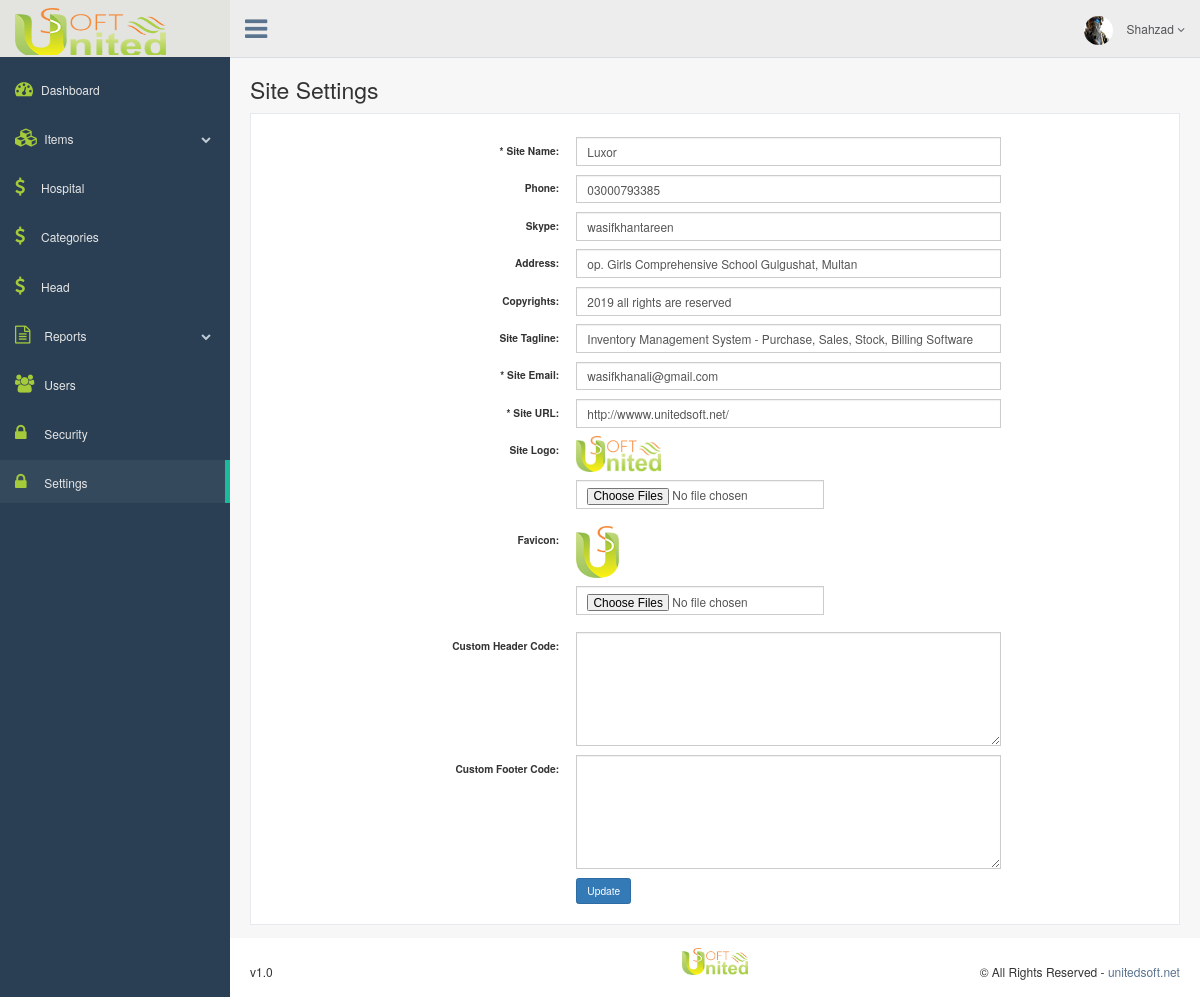
The app's page /site_settings.php (signed in) with its own data.
### tables this page shows
CREATE TABLE `manager` (
  `id` int(11) NOT NULL,
  `full_name` varchar(30) NOT NULL,
  `phone` varchar(20) NOT NULL,
  `site_name` varchar(100) NOT NULL,
  `site_url` varchar(100) NOT NULL,
  `login` varchar(30) NOT NULL,
  `password` varchar(50) NOT NULL,
  `email` varchar(100) NOT NULL,
  `image` varchar(200) NOT NULL,
  `logo` varchar(200) NOT NULL,
  `registeration_date` datetime NOT NULL,
  `admin_type` varchar(30) NOT NULL
);

CREATE TABLE `tbl_site_settings` (
  `id` int(11) NOT NULL,
  `site_name` varchar(250) NOT NULL,
  `site_phone` varchar(30) NOT NULL,
  `site_skype` varchar(30) NOT NULL,
  `site_address` varchar(100) NOT NULL,
  `site_copyrights` varchar(200) NOT NULL,
  `site_logo` varchar(100) NOT NULL,
  `site_favicon` varchar(100) NOT NULL,
  `site_tagline` varchar(250) NOT NULL,
  `site_url` varchar(250) NOT NULL,
  `site_email` varchar(100) NOT NULL,
  `site_header_code` text NOT NULL,
  `site_footer_code` text NOT NULL
);

### setup/config.php (called while the page is built, shortened)
<?php
class config {
	private $link;
	function __construct() {
		$this->link = mysqli_connect( DB_HOST, DB_USER, DB_PASSWORD, DB_DATABSE );
	}
	function singlev( $table ) {
    	$sql = "select * from $table";
		$result = mysqli_query( $this->link, $sql );
		$rs = mysqli_fetch_object( $result );
		return $rs;
	}
}
?>

### includes/site_settings.php (the view, shortened to what this page needs)
<?php
$table_fetch = SITE_SETTINGS . " where id='1'";
$row = $conf->singlev( $table_fetch );
?>
<div class="page-title">
	<div class="title_left">
		<h3>Site Settings</h3>
	</div>
</div>
<div class="row">
	<div class="col-md-12">
	</div>
	<div class="col-md-12 col-sm-12 col-xs-12">
		<div class="x_panel">
			<div class="x_content">
				<form id="package-form" name="package" method="post" action="" class="form-validate form-horizontal" data-validate="parsley" enctype="multipart/form-data">
					<section class="tile color transparent-black">
						<div class="tile-body">
							<div class="form-group">
								<label for="input01" class="col-sm-4 control-label"><span class="star">*</span> Site Name: </label>
								<div class="col-sm-6">
									<input type="text" name="site_name" class="form-control" id="site_name" value="<?php echo $row->site_name; ?>" data-trigger="change" data-required="true" required>
								</div>
							</div>
							<div class="form-group">
								<label for="input01" class="col-sm-4 control-label"> Phone: </label>
								<div class="col-sm-6">
									<input type="text" name="site_phone" class="form-control" id="site_phone" value="<?php echo $row->site_phone; ?>" data-type="number">
								</div>
							</div>
							<div class="form-group">
								<label for="input01" class="col-sm-4 control-label"> Skype: </label>
								<div class="col-sm-6">
									<input type="text" name="site_skype" class="form-control" id="site_skype" value="<?php echo $row->site_skype; ?>">
								</div>
							</div>
							<div class="form-group">
								<label for="input01" class="col-sm-4 control-label"> Address: </label>
								<div class="col-sm-6">
									<input type="text" name="site_address" class="form-control" id="site_address" value="<?php echo $row->site_address; ?>">
								</div>
							</div>
							<div class="form-group">
								<label for="input01" class="col-sm-4 control-label"> Copyrights: </label>
								<div class="col-sm-6">
									<input type="text" name="site_copyrights" class="form-control" id="site_copyrights" value="<?php echo $row->site_copyrights; ?>">
								</div>
							</div>
							<div class="form-group">
								<label for="input01" class="col-sm-4 control-label"> Site Tagline: </label>
								<div class="col-sm-6">
									<input type="text" name="site_tagline" class="form-control" id="site_tagline" value="<?php echo $row->site_tagline; ?>">
								</div>
							</div>
							<div class="form-group">
								<label for="input01" class="col-sm-4 control-label"><span class="star">*</span> Site Email:</label>
								<div class="col-sm-6">
									<input type="email" name="site_email" data-type="email" class="form-control" value="<?php echo $row->site_email; ?>" id="site_email" data-required="true" required>
								</div>
							</div>
							<div class="form-group">
								<label for="input01" class="col-sm-4 control-label"><span class="star">*</span> Site URL:</label>
								<div class="col-sm-6">
									<input type="url" name="site_url" data-type="url" class="form-control" id="site_url" value="<?php echo $row->site_url; ?>" data-required="true" required>
								</div>
							</div>
							<div class="form-group">
								<label for="input01" class="col-sm-4 control-label"> Site Logo: </label>
								<div class="col-sm-6">
									<div class="input-group">
										<?php if($row->site_logo=="") {?>
										<img src="images/no_foto.png" style="width: 100px;margin-bottom: 10px;">
										<?php } else {?>
										<img src="uploads/site/<?php echo $row->site_logo;?>" style="width: 100px;margin-bottom: 10px;">
										<?php } ?>
										<br>
										<input type="file" multiple name="site_logo" class="form-control" id="site_logo">
									</div>
								</div>
							</div>
							<div class="form-group">
								<label for="input01" class="col-sm-4 control-label"> Favicon: </label>
								<div class="col-sm-6">
									<div class="input-group">
										<?php if($row->site_favicon=="") {?>
										<img src="images/no_foto.png" style="width:50px;margin-bottom: 10px;">
										<?php } else {?>
										<img src="uploads/site/<?php echo $row->site_favicon;?>" style="width:50px;margin-bottom: 10px;">
										<?php } ?>
										<br>
										<input type="file" multiple name="site_favicon" class="form-control" id="site_favicon">
									</div>
								</div>
							</div>
							<div class="form-group">
								<label for="input01" class="col-sm-4 control-label"> Custom Header Code:</label>
								<div class="col-sm-6">
									<textarea class="form-control" id="input05" name="site_header_code" rows="6">
										<?php echo $row->site_header_code; ?>
									</textarea>
								</div>
							</div>
							<div class="form-group">
								<label for="input01" class="col-sm-4 control-label"> Custom Footer Code:</label>
								<div class="col-sm-6">
									<textarea class="form-control" id="input05" name="site_footer_code" rows="6">
										<?php echo $row->site_footer_code; ?>
									</textarea>
								</div>
							</div>
							<div class="form-group form-footer">
								<div class="col-sm-offset-4 col-sm-6">
									<button type="submit" class="btn btn-primary" name="update_settings">Update</button>
								</div>
							</div>
						</div>
					</section>
				</form>
			</div>
		</div>
	</div>
</div>

### site_settings.php (shortened to what this page needs)
<?php
include_once 'setup/config.php';
$conf = new config();
$page = "site_settings";
$conf->site_settings();
?>
<!DOCTYPE html>
<html lang="en">
<head>
	<?php include 'includes/header.php'; ?>
</head>
<body class="nav-md">
	<div class="container body">
		<div class="main_container">
			<div class="col-md-3 left_col">
				<div class="left_col scroll-view">
					<?php include 'includes/sidebar.php'; ?>
				</div>
			</div>
			<?php include 'includes/top-bar.php';?>
			<div class="right_col" role="main">
				<?php include 'includes/site_settings.php'; ?>
			</div>
		</div>
	</div>
</body>
</html>

### includes/header.php (shortened to what this page needs)
<link href="vendors/bootstrap/dist/css/bootstrap.min.css" rel="stylesheet">
<link href="vendors/font-awesome/css/font-awesome.min.css" rel="stylesheet">
<link href="vendors/datatables.net-bs/css/dataTables.bootstrap.min.css" rel="stylesheet">
<link href="vendors/datatables.net-buttons-bs/css/buttons.bootstrap.min.css" rel="stylesheet">
<link href="vendors/datatables.net-fixedheader-bs/css/fixedHeader.bootstrap.min.css" rel="stylesheet">
<link href="vendors/datatables.net-responsive-bs/css/responsive.bootstrap.min.css" rel="stylesheet">
<link href="vendors/datatables.net-scroller-bs/css/scroller.bootstrap.min.css" rel="stylesheet">
<link href="vendors/bootstrap-daterangepicker/daterangepicker.css" rel="stylesheet">
<link href="vendors/nprogress/nprogress.css" rel="stylesheet">
<link href="vendors/bootstrap-daterangepicker/daterangepicker.css" rel="stylesheet">
<link href="vendors/bootstrap-progressbar/css/bootstrap-progressbar-3.3.4.min.css" rel="stylesheet">
<link href="build/css/custom.min.css" rel="stylesheet">
<link href="css/mstyle.css" rel="stylesheet">
<?php
		$table_fetch_manager = MANAGER . " where id='1'";
		$row_mng = $conf->singlev( $table_fetch_manager );
?>

### includes/sidebar.php (shortened to what this page needs)
<div class="navbar nav_title" style="border: 0;">
    <a href="index.php" class="site_title">
        <?php
        if (!empty(SITE_LOGO)) {
            echo '<img src="uploads/site/logo.png" style="width: 70%; height:100%" />';
        } else {
            echo '<img src="images/login_banner.jpg" >';
        }
        ?>
    </a>
</div>
<div id="sidebar-menu" class="main_menu_side hidden-print main_menu">
    <div class="menu_section">
        <ul class="nav side-menu">
            <li><a href="index.php"><i class="fa fa-tachometer white"></i>Dashboard</a>
            </li>
            <li class=" <?php if ($page == " add_category " or $page == "add_item " or $page == "items " or $page == "add_company " or $page == "add_item ") {
                echo "active ";
            } ?>"><a><i class="fa fa-cubes white"></i> Items <span class="fa fa-chevron-down"></span></a>
            </li>
            <li class="<?php if ($page == "hospital") {
                echo "active ";
            } ?>"><a href="hospital.php"><i class="fa fa-dollar white"></i>Hospital</a>
            </li>
            <li class="<?php if($page==" categories "){ echo "current-page ";}?>"><a href="categories.php"><i class="fa fa-dollar white"></i>Categories</a>
            </li>
            <li class="<?php if ($page == "head") {
                echo "active ";
            } ?>"><a href="head.php"><i class="fa fa-dollar white"></i>Head</a>
            </li>
            <li class=" <?php if ($page == " sales_report " or $page == "purchase_report ") {
                echo "active ";
            } ?>"><a><i class="fa fa-file-text-o white"></i> Reports <span class="fa fa-chevron-down"></span></a>
            </li>
            <li class="<?php if ($page == " users " or $page == "add_user " or $page == "edit_user " or $page == "view_user ") {
                echo "active ";
            } ?>"><a href="users.php"><i class="fa fa-users white"></i> Users</a>
            </li>
            <li><a href="security.php"><i class="fa fa-lock white"></i> Security</a>
            </li>
            <li><a href="site_settings.php"><i class="fa fa-lock white"></i> Settings</a>
            </li>
        </ul>
    </div>
</div>

### includes/top-bar.php (shortened to what this page needs)
<div class="top_nav">
	<div class="nav_menu">
		<nav>
			<div class="nav toggle">
				<a id="menu_toggle"><i class="fa fa-bars"></i></a>
			</div>
			<ul class="nav navbar-nav navbar-right">
				<li class="">
					<a href="#" class="user-profile dropdown-toggle" data-toggle="dropdown" aria-expanded="false">
						<?php
						if(!empty($row_mng->image)){
						echo '<img src="images/'.$row_mng->image.'" />';
						}else{ echo '<img src="images/admin.png" />';}
						?>
						<?php echo ucwords($_SESSION[ 'first_name' ]);
                        ?>
						<span class=" fa fa-angle-down"></span>
					</a>
				</li>
			</ul>
		</nav>
	</div>
</div>

### css/mstyle.css (style rules this page uses)
.main_menu .fa { color: #E7E7E7; }

### includes/header.php (style rules this page uses)
* { -webkit-box-sizing: border-box; -moz-box-sizing: border-box; box-sizing: border-box }
.white { color: #fff !important; }
footer { padding: 10px 20px; }
.copy-rights { margin-top: 15px; text-align: right; }
.copy-left { margin-top: 15px; text-align: left; }
.nav .fa.white { color: #a7cd3a !important; }

### records on screen
manager: image (picture)
tbl_site_settings: site_name "Luxor", site_phone "03000793385", site_skype "wasifkhantareen", site_address "op. Girls Comprehensive School Gulgushat, Multan", site_copyrights "2019 all rights are reserved", site_tagline "Inventory Management System - Purchase, Sales, Stock, Billing Software", site_email "wasifkhanali@gmail.com", site_url "http://wwww.unitedsoft.net/", site_logo (picture), site_favicon (picture)

### other values on screen
$_SESSION[ 'first_name' ] "Shahzad"
